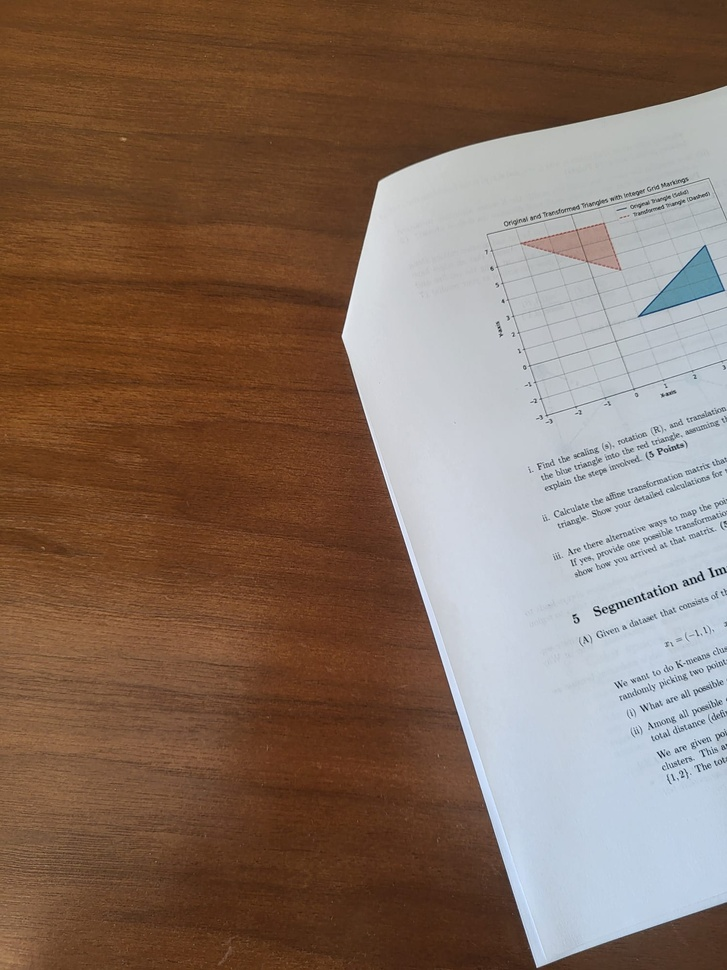
#> input picture Project2/1.jpeg, 727 x 970 px, shrunk from 1500 x 2000 before the run
$ python manual_identification.py
#> lines starting #> are read from the running program, lines starting #| are printed output that depends on the picture
# Step 1: Import the required libraries
import cv2
import numpy as np
import matplotlib.pyplot as plt

# Step 2: Load the images that need to be aligned and stitched
# Make sure the images are in the same directory or specify the path
img1 = cv2.imread('1.jpeg')  # Replace with the filename of your first image
#> img1 is the input picture: shape (970, 727, 3); mean B, G, R 97.1, 111.4, 133.9
img2 = cv2.imread('2.jpeg')  # Replace with the filename of your second image
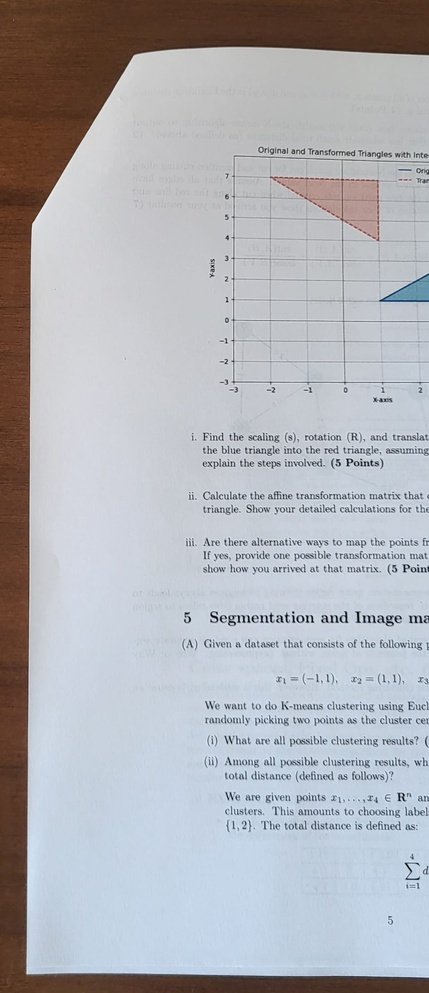
#> input picture Project2/2.jpeg, 429 x 993 px, shrunk from 884 x 2048 before the run
#> img2 is the input picture: shape (993, 429, 3); mean B, G, R 182.5, 177.4, 176.5
img3 = cv2.imread('3.jpeg')  # Replace with the filename of your third image
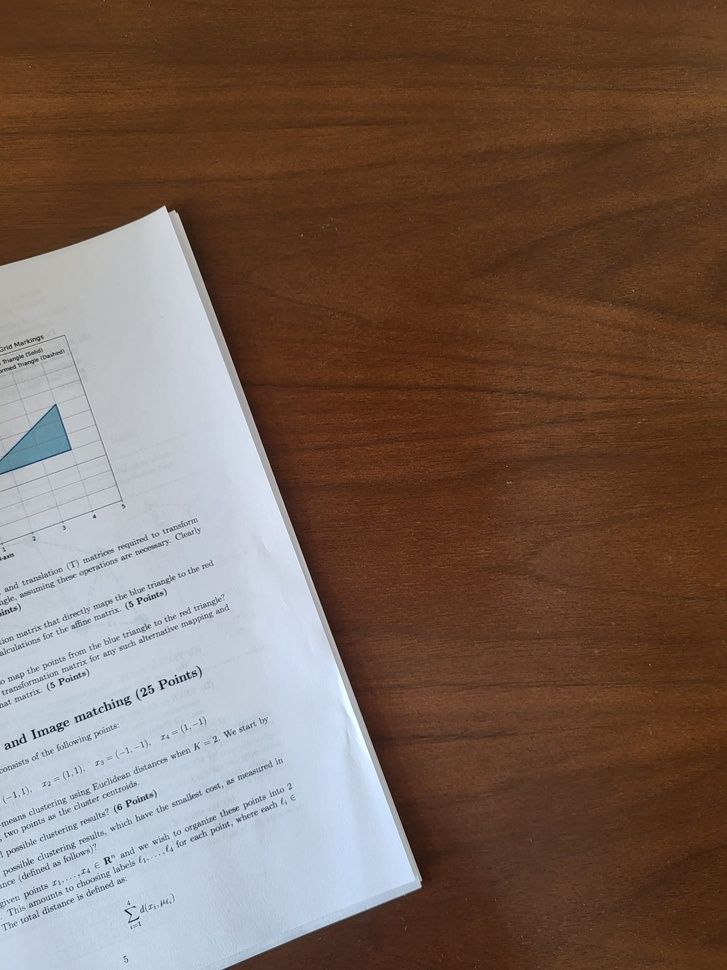
#> input picture Project2/3.jpeg, 727 x 970 px, shrunk from 1500 x 2000 before the run
#> img3 is the input picture: shape (970, 727, 3); mean B, G, R 86.9, 98.7, 119.8

# Convert images from BGR (OpenCV default) to RGB for displaying in matplotlib
img1_rgb = cv2.cvtColor(img1, cv2.COLOR_BGR2RGB)
img2_rgb = cv2.cvtColor(img2, cv2.COLOR_BGR2RGB)
img3_rgb = cv2.cvtColor(img3, cv2.COLOR_BGR2RGB)

# Step 3: Display each image separately to select corresponding points

# Select points in the first image
plt.figure(figsize=(10, 8))
plt.imshow(img1_rgb)
plt.title("Select points in Image 1")
#> (the run stopped early here; a loop or call above may not have finished)
